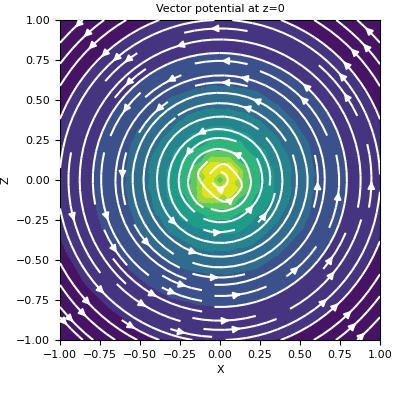

The Python source for this figure:
# Here, we define a z-oriented magnetic dipole and plot the vector
# potential on the xy-plane that intercepts at z=0.

from geoana.em.static import MagneticDipoleWholeSpace
from geoana.utils import ndgrid
from geoana.plotting_utils import plot2Ddata
import numpy as np
import matplotlib.pyplot as plt

# Let us begin by defining the magnetic dipole.

location = np.r_[0., 0., 0.]
orientation = np.r_[0., 0., 1.]
moment = 1.
dipole_object = MagneticDipoleWholeSpace(
    location=location, orientation=orientation, moment=moment
)

# Now we create a set of gridded locations and compute the vector potential.

xyz = ndgrid(np.linspace(-1, 1, 20), np.linspace(-1, 1, 20), np.array([0]))
a = dipole_object.vector_potential(xyz)

# Finally, we plot the vector potential on the plane. Given the symmetry,
# there are only horizontal components.

fig = plt.figure(figsize=(4, 4))
ax = fig.add_axes([0.15, 0.15, 0.8, 0.8])
plot2Ddata(xyz[:, 0:2], a[:, 0:2], ax=ax, vec=True, scale='log')
ax.set_xlabel('X')
ax.set_ylabel('Z')
ax.set_title('Vector potential at z=0')
